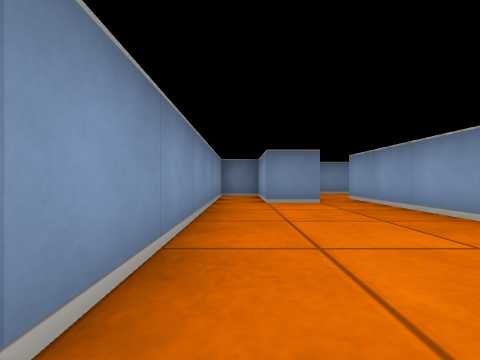
View 1 (above)

15 first-person views from a walk through a cub3D maze. The camera is about half as high as the walls, looks level and sees 90° across. The floor is counted in squares. Each view is taken from the middle of a square. On the plan, view 1 faces up. The plan holds only what a view shows up to about 9 squares ahead; the rest is blank.

View 2
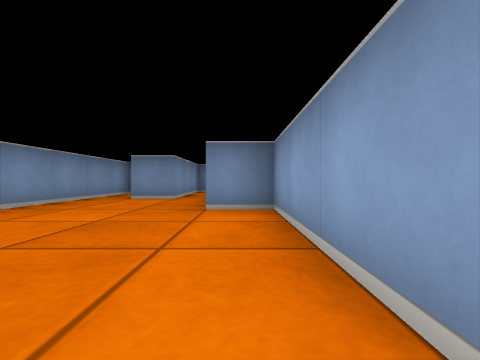

View 3
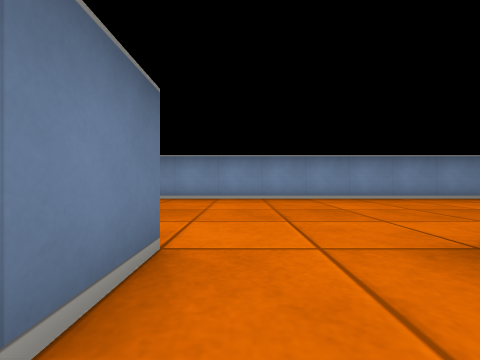

View 4
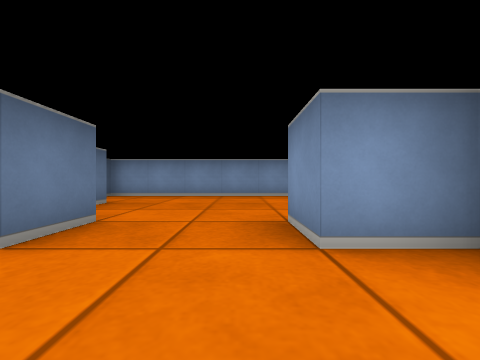

View 5
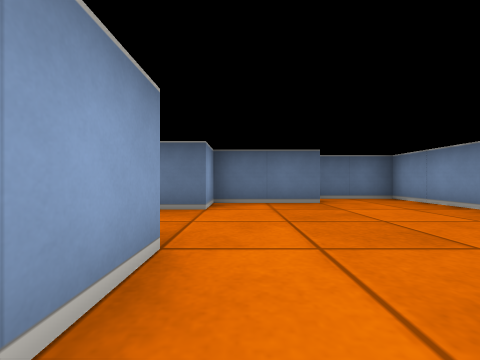

View 6
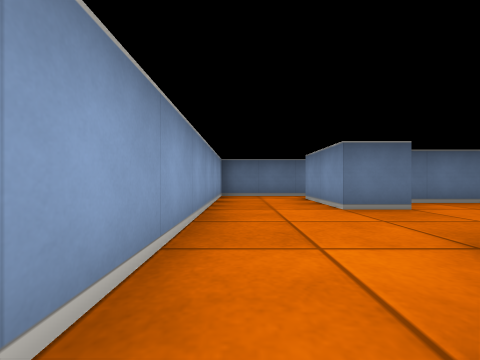

View 7
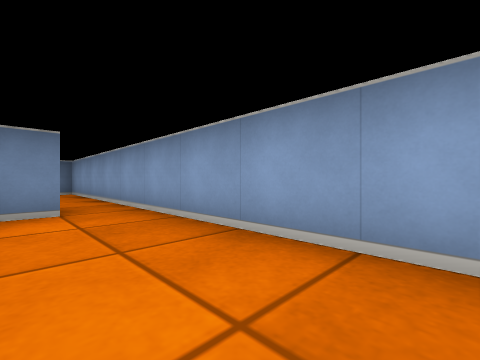

View 8
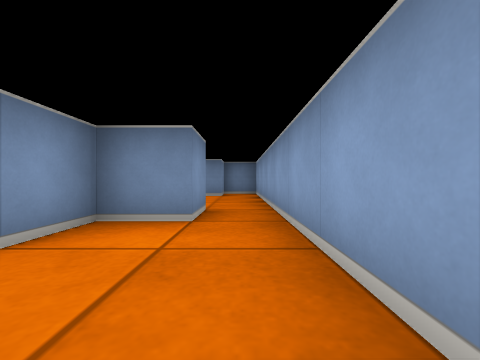

View 9
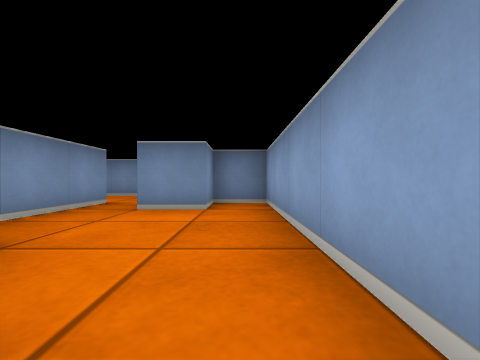

View 10
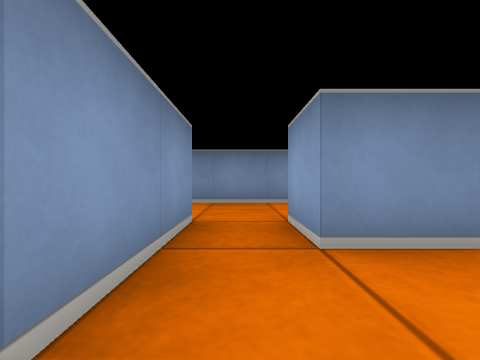

View 11
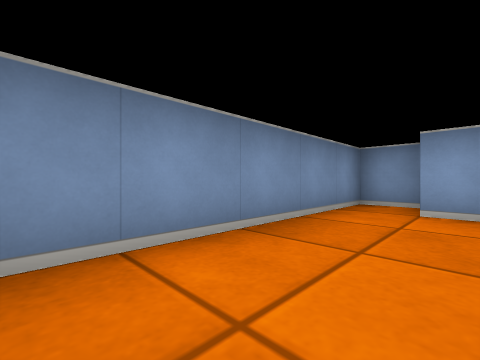

View 12
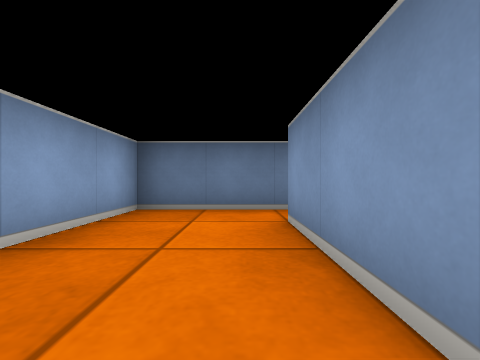

View 13
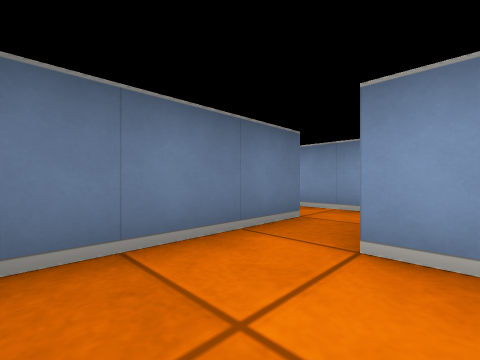

View 14
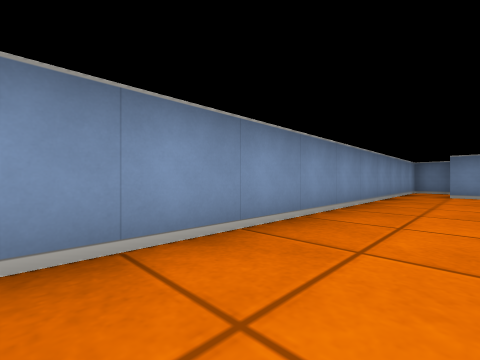

View 15
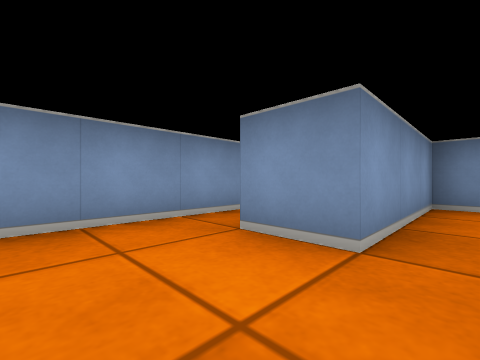

### Floor plan
Ten units are one square. View 1 is at (0, 0); x grows to the right and y downward. Boxes are objects, and circles mark ways between rooms. Rooms are numbered by the first view taken in them; rooms with no view inside come last. Other rooms are left out.
<svg viewBox="-10 -80 80 140">
<path fill="none" stroke="#000" d="M35 5 35 -25 25 -25 25 -45M15 35 35 35 35 25M15 -45 5 -45 5 -65 -5 -65 -5 45 12 45M55 -5 45 -5 45 5 35 5M35 25 45 25M65 25 65 -5M55 -15 55 -5M35 -55 35 -35M65 -5 65 -55 55 -55 55 -45 45 -45 45 -55M45 25 45 45M35 55 65 55 65 25M25 -45 25 -55M25 -75 15 -75 15 -45M55 -60 55 -65M65 -66 65 -75 25 -75"/>
<circle cx="40" cy="15" r="3" fill="#2a7"/>
<circle cx="20" cy="-50" r="3" fill="#2a7"/>
<circle cx="60" cy="0" r="3" fill="#2a7"/>
<circle cx="55" cy="35" r="3" fill="#2a7"/>
<circle cx="40" cy="-50" r="3" fill="#2a7"/>
<circle cx="30" cy="-65" r="3" fill="#2a7"/>
<text x="10" y="0">1</text>
<text x="50" y="10">2</text>
<text x="50" y="-30">3</text>
<text x="50" y="40">4</text>
<text x="20" y="-60">5</text>
<text x="40" y="-70">6</text>
</svg>
Room 1 opens to room 2. Room 1 opens to room 5. Room 2 opens to room 3. Room 2 opens to room 4. Room 3 opens to room 6. Room 5 opens to room 6.

Where each view was taken, in squares from view 1:
view 1: 0 up, 0 right, facing up
view 2: 1 down, 3 right, facing up
view 3: 2 down, 5 right, facing left
view 4: 1 down, 6 right, facing left
view 5: 1 up, 3 right, facing down
view 6: 1 up, 6 right, facing down
view 7: 3 down, 5 right, facing up-right
view 8: 2 down, 6 right, facing up
view 9: 1 up, 6 right, facing up
view 10: 3 up, 4 right, facing up
view 11: 6 up, 2 right, facing up-right
view 12: 2 down, 5 right, facing down
view 13: 4 down, 6 right, facing down-left
view 14: 3 down, 1 right, facing up-left
view 15: 3 up, 2 right, facing up-left
